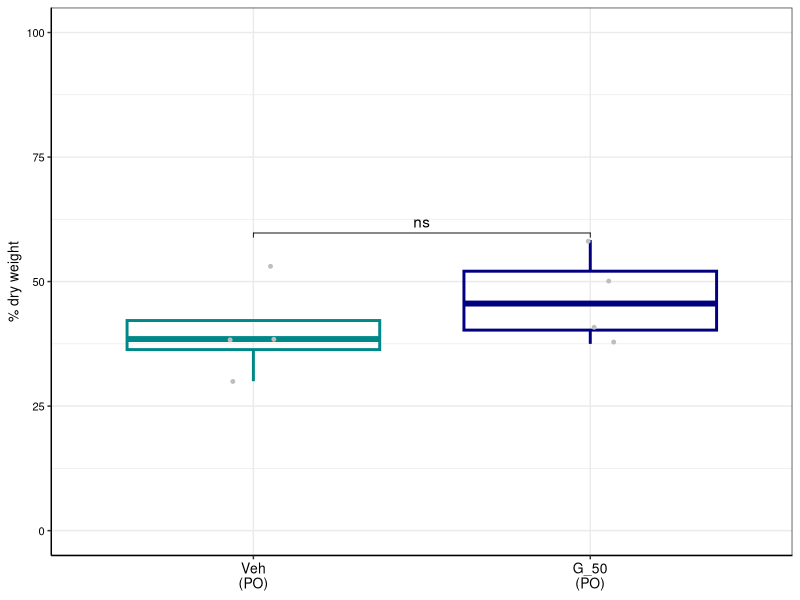
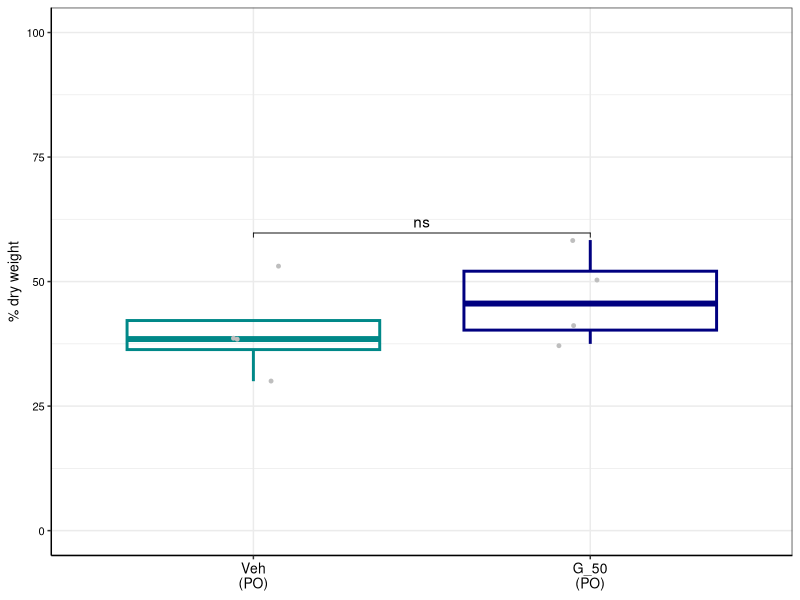

Generate these figures, in order, with R:
## ---- chunk 1
library(dplyr)
library(ggplot2)
library(readxl)
library(ggpubr)
## ---- chunk 2
dryweight <- read_excel("Male cohort 3 - PO/Data to plot - cohort 3.xlsx", sheet = "Dry_weight_3")
dryweight$`Mouse group` <- ifelse(dryweight$`Mouse group` == 'Veh (PO)', 'Veh\n(PO)', 'G_50\n(PO)')
dryweight$`Mouse group` <- factor(dryweight$`Mouse group`,
                                levels = c('Veh\n(PO)',
                                           'G_50\n(PO)'))

dryweight <- dplyr::rename(dryweight, pc_dry_weight=`% dry weight`)
## ---- chunk 3
ggplot(dryweight, aes(x = `Mouse group`, y = pc_dry_weight)) +
  geom_boxplot(aes(color = `Mouse group`), fill = NA, outlier.shape = NA, linewidth = 1) +
  geom_point(color = "grey", position = position_jitter(width = 0.1), size = 1) +
  scale_color_manual(values = c("Veh\n(PO)" = "#008888", "G_50\n(PO)" = "#000080")) +
  stat_compare_means(
    method = "t.test",
    label = "p.signif",
    comparisons = list(c("Veh\n(PO)", "G_50\n(PO)")),
    hide.ns = FALSE
  ) +
  theme_bw() +
  theme(
    legend.position = "none",
    axis.line = element_line(color = "black"),
    axis.text.y = element_text(size = 8, color = "black"),
    axis.text.x = element_text(size = 10, color = "black"),
    axis.title.y = element_text(size = 10, color = "black"),
    axis.title.x = element_blank()
  ) +
  labs(y = "% dry weight") + ylim(0,100)

ggsave("Male cohort 3 - PO/dry_weight.pdf", width = 2, height = 2)
## ---- chunk 4
print(t.test(
  dplyr::filter(dryweight, `Mouse group` == 'Veh\n(PO)')$pc_dry_weight,
  dplyr::filter(dryweight, `Mouse group` == 'G_50\n(PO)')$pc_dry_weight
))
